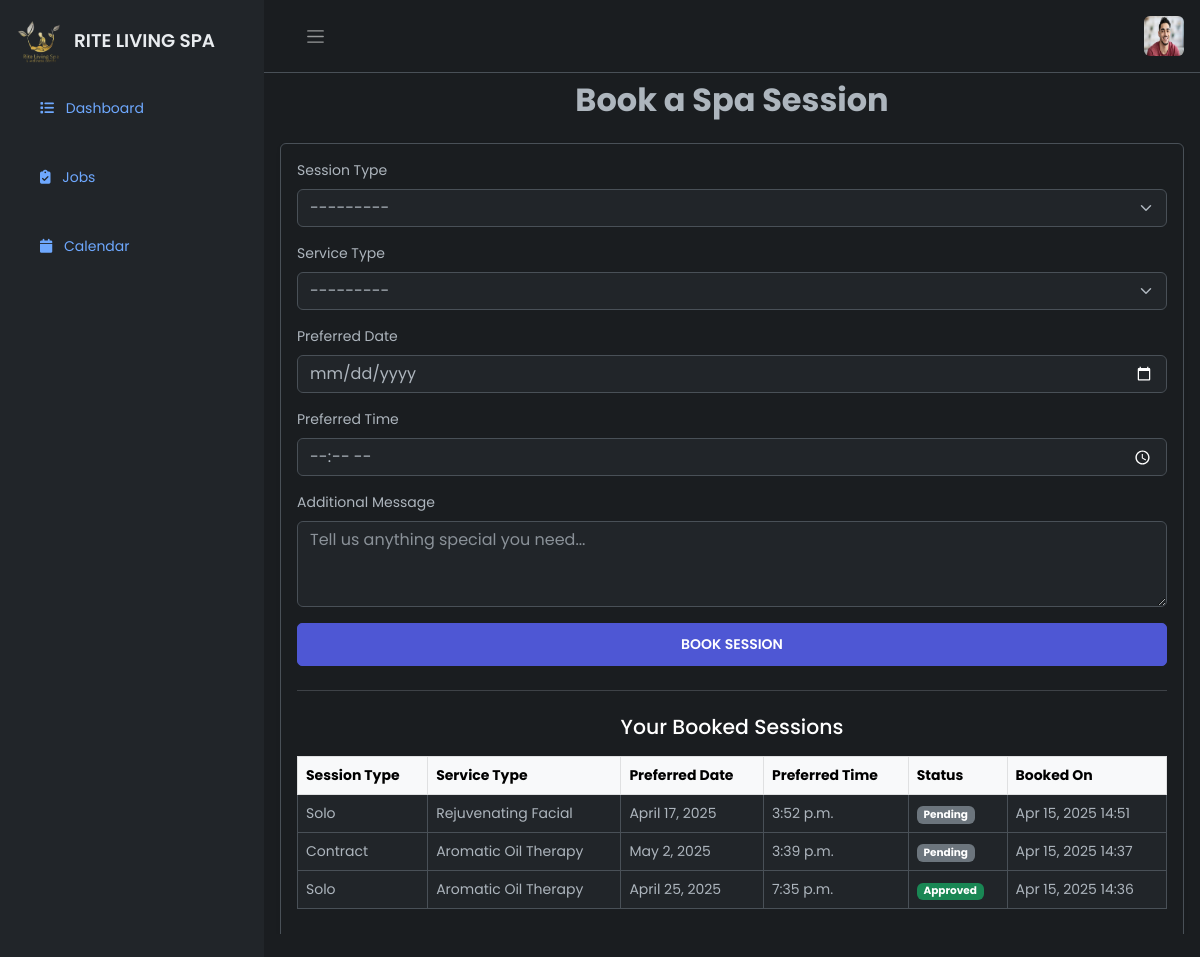
/book-session (signed in), run on an earlier commit of the app's database.
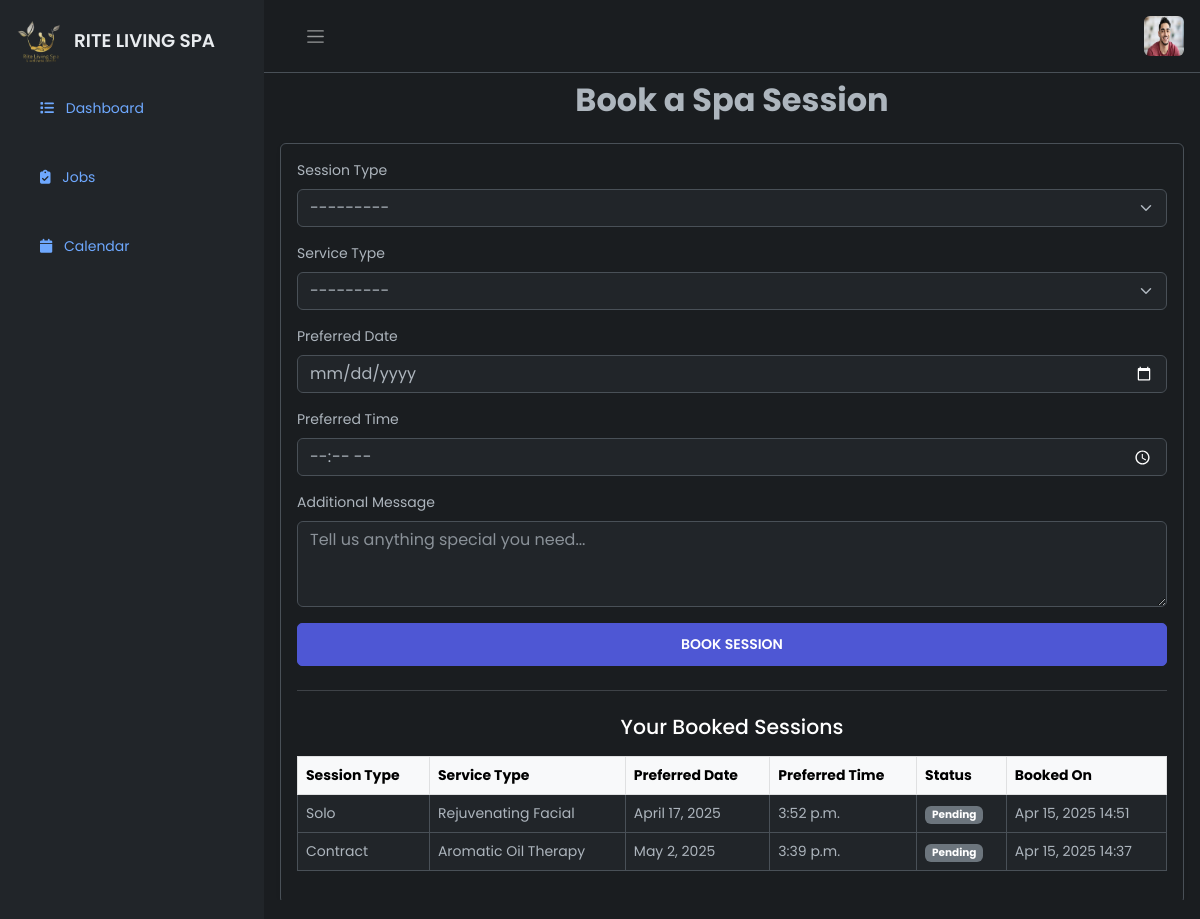
And on a later commit of the database.
### firstApp/models.py (models this page shows, shortened)
class SpaSessionBooking(models.Model):
    SESSION_TYPE_CHOICES = [
        ('contract', 'Contract'),
        ('solo', 'Solo'),
    ]
    SERVICE_TYPE_CHOICES = [
        ('massage', 'Relaxing Massage'),
        ('facial', 'Rejuvenating Facial'),
        ('aromatic', 'Aromatic Oil Therapy'),
        ('bath', 'Lavender Bath Soak'),
    ]
    STATUS_CHOICES = [
        ('pending', 'Pending'),
        ('approved', 'Approved'),
        ('declined', 'Declined'),
    ]
    user = models.ForeignKey(CustomUser, on_delete=models.CASCADE, related_name='spa_bookings')
    session_type = models.CharField(max_length=10, choices=SESSION_TYPE_CHOICES, null=True, blank=True)
    service_type = models.CharField(max_length=20, choices=SERVICE_TYPE_CHOICES, null=True, blank=True)
    preferred_date = models.DateField(null=True, blank=True)
    preferred_time = models.TimeField(null=True, blank=True)
    message = models.TextField(null=True, blank=True)
    status = models.CharField(
        max_length=10,
        choices=STATUS_CHOICES,
        default='pending',
        null=True,
        blank=True
    )
    created_at = models.DateTimeField(auto_now_add=True)

### firstApp/views.py (the view)
# urls.py: path('book-session', BookPageView, name='booksessionpage'),
@login_required(login_url='loginpage')
def BookPageView(request):
    user = request.user
    if request.method == 'POST':
        form = SpaSessionBookingForm(request.POST)
        if form.is_valid():
            booking = form.save(commit=False)
            booking.user = request.user
            booking.save()
            form = SpaSessionBookingForm()
            return redirect('booksessionpage')
    else:
        form = SpaSessionBookingForm()
    user_bookings = SpaSessionBooking.objects.filter(user=request.user).order_by('-created_at')
    orders = Order.objects.select_related('client', 'product').order_by('-created_at')
    order_count = orders.count()
    user_order_count = orders.filter(client=user).count()
    user_orders = Order.objects.filter(client=user).select_related('product').prefetch_related('messages').order_by('-created_at')
    user_order_count_show = user_orders.count()
    context = {
        'user' : user,
        'orders': orders,
        'form': form,
        'bookings': user_bookings,
        'order_count': order_count,
        'user_order_count': user_order_count,
        'user_orders': user_orders,
        'user_order_count_show': user_order_count_show
    }
    return render(request, 'auth/booksession.html', context)

### firstApp/forms.py
class SpaSessionBookingForm(forms.ModelForm):
    class Meta:
        model = SpaSessionBooking
        fields = ['session_type', 'service_type', 'preferred_date', 'preferred_time', 'message']
        widgets = {
            'session_type': forms.Select(attrs={'class': 'form-select'}),
            'service_type': forms.Select(attrs={'class': 'form-select'}),
            'preferred_date': forms.DateInput(attrs={'class': 'form-control', 'type': 'date'}),
            'preferred_time': forms.TimeInput(attrs={'class': 'form-control', 'type': 'time'}),
            'message': forms.Textarea(attrs={'class': 'form-control', 'placeholder': 'Tell us anything special you need...', 'rows': 3}),
        }
    def __init__(self, *args, **kwargs):
        super(SpaSessionBookingForm, self).__init__(*args, **kwargs)
        for field in self.fields.values():
            if not isinstance(field.widget, forms.Select):
                field.widget.attrs['class'] = 'form-control'

### firstApp/templates/auth/booksession.html (shortened to what this page needs)
{% extends 'auth/maindash.html' %}
{% load static %}
{% block content %}
<div class="main">
    {% include 'auth/nav.html' %}
    <main class="content px-3 py-2" style="max-height: 90vh; overflow-y: auto;">
        <h2 class="text-center fw-bold mb-4">Book a Spa Session</h2>
        <div class="row justify-content-center">
            <div class="col-md-12">
                <div style="padding-right: 10px;" class="border rounded p-3 shadow-sm">
                    <form method="POST" novalidate>
                        <div class="mb-3">
                            <label class="form-label">Session Type</label>
                            {{ form.session_type }}
                        </div>
                        <div class="mb-3">
                            <label class="form-label">Service Type</label>
                            {{ form.service_type }}
                        </div>
                        <div class="mb-3">
                            <label class="form-label">Preferred Date</label>
                            {{ form.preferred_date }}
                        </div>
                        <div class="mb-3">
                            <label class="form-label">Preferred Time</label>
                            {{ form.preferred_time }}
                        </div>
                        <div class="mb-3">
                            <label class="form-label">Additional Message</label>
                            {{ form.message }}
                        </div>
                        <div class="d-grid">
                            <button type="submit" class="btn btn-brand">Book Session</button>
                        </div>
                    </form>
                    <hr class="my-4">
                    <h4 class="text-center mb-3">Your Booked Sessions</h4>
                    <div class="table-responsive">
                        <table class="table table-bordered table-hover align-middle">
                            <thead class="table-light">
                                <tr>
                                    <th>Session Type</th>
                                    <th>Service Type</th>
                                    <th>Preferred Date</th>
                                    <th>Preferred Time</th>
                                    <th>Status</th>
                                    <th>Booked On</th>
                                </tr>
                            </thead>
                            <tbody>
                                {% for booking in bookings %}
                                <tr>
                                    <td>{{ booking.get_session_type_display }}</td>
                                    <td>{{ booking.get_service_type_display }}</td>
                                    <td>{{ booking.preferred_date }}</td>
                                    <td>{{ booking.preferred_time }}</td>
                                    <td>
                                        {% if booking.status == 'approved' %}
                                        <span class="badge bg-success">Approved</span>
                                        {% elif booking.status == 'declined' %}
                                        <span class="badge bg-danger">Declined</span>
                                        {% else %}
                                        <span class="badge bg-secondary">Pending</span>
                                        {% endif %}
                                    </td>
                                    <td>{{ booking.created_at|date:"M d, Y H:i" }}</td>
                                </tr>
                                {% empty %}
                                <tr>
                                    <td colspan="6" class="text-center">You have not booked any sessions yet.</td>
                                </tr>
                                {% endfor %}
                            </tbody>
                        </table>
                    </div>
                </div>
            </div>
        </div>
    </main>
</div>
{% endblock %}

What changed in the data, as far as the page shows it:
removed SpaSessionBooking: session_type "Solo", service_type "Aromatic Oil Therapy", preferred_date "April 25, 2025", preferred_time "7:35 p.m.", status "Approved", created_at "Apr 15, 2025 14:36"
